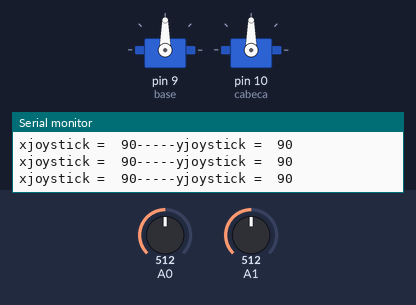
Simulated run of this sketch. Board: Arduino Uno, built with avr-gcc and run on an emulated ATmega328P. Shown: 2 × servo, the last lines printed to the serial monitor. The test bench sets the inputs (shaded band); at power-on: A0 = 512, A1 = 512.

Above: at 1.2 s.
1.3 s: A0 set to 716
At 1.8 s:
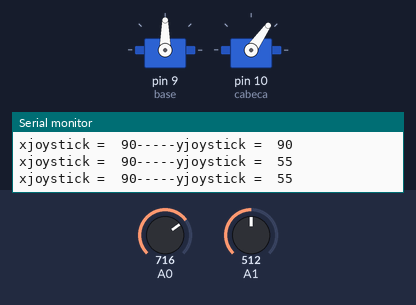
2.9 s: A1 set to 716
At 3.5 s:
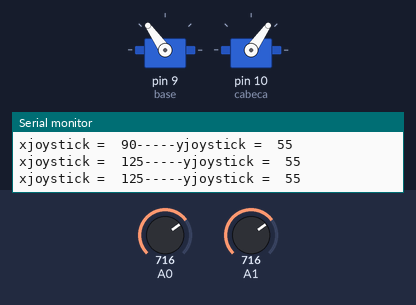
4.7 s: A0 set to 900
At 6.0 s:
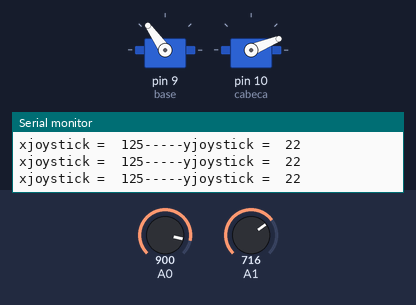
6.3 s: A1 set to 900
At 7.8 s:
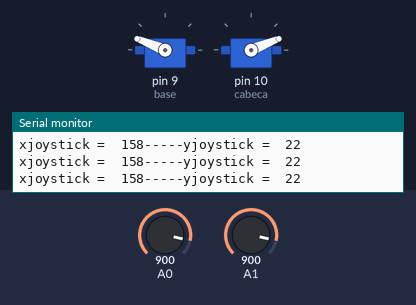
8.1 s: A0 set to 1023
At 9.4 s:
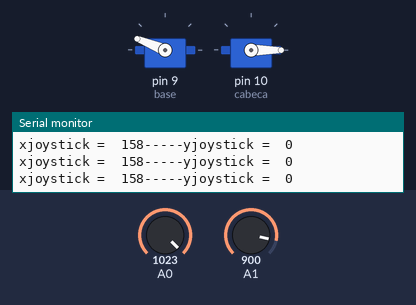
9.7 s: A1 set to 1023
At 11.1 s:
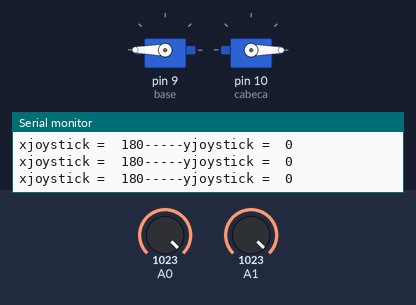
Timing chart, 0 to 12.5 s (numbered marks = the images above; inputs shaded):
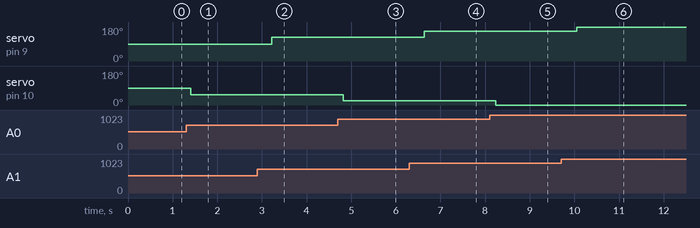

Measured:
- after the input at 1.3 s, servo on pin 10 (cabeca): 90° → 55° after 0.11 s
- after the input at 2.9 s, servo on pin 9 (base): 90° → 125° after 0.32 s
- after the input at 4.7 s, servo on pin 10 (cabeca): 55° → 22° after 0.12 s
- after the input at 6.3 s, servo on pin 9 (base): 125° → 158° after 0.33 s
- after the input at 8.1 s, servo on pin 10 (cabeca): 22° → 0° after 0.14 s
- after the input at 9.7 s, servo on pin 9 (base): 158° → 180° after 0.35 s

The sketch:

pan_tilt_joystick.ino
```cpp
#include <Servo.h>

#define BAUDRATE 19200

Servo base;
Servo cabeca;

int xjoystick;
int yjoystick;
int parar;


void setup()
{
  Serial.begin(BAUDRATE);
  base.attach(9);
  cabeca.attach(10);
}

void loop()
{

  xjoystick = analogRead(A1);;
  xjoystick = constrain(xjoystick, 0, 1023);
  xjoystick = map(xjoystick, 0, 1023, 0, 180);
  delay(100);
  yjoystick = analogRead(A0);;
  yjoystick = constrain(yjoystick, 0, 1023);
  yjoystick = map(yjoystick, 0, 1023, 180, 0);
  delay(100);
    Serial.print("xjoystick =  ");
    Serial.print(xjoystick);
     Serial.print("-----");
    Serial.print("yjoystick =  ");
    Serial.println(yjoystick);


  base.write(xjoystick);
  cabeca.write(yjoystick);

}
```
